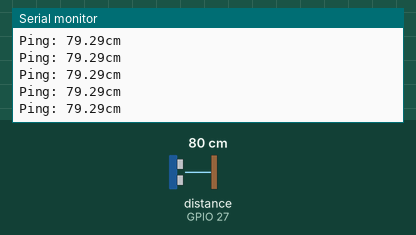
This program was run on a simulated ESP32. Parts: the last lines printed to the serial monitor. The inputs (shaded band) are chosen by the test bench; at power-on: distance to the obstacle (sensor on GPIO 27) 80 cm. The echo pulse lasts 58.3 µs per cm.

Above: at 1.2 s.
1.3 s: distance to the obstacle (sensor on GPIO 27) set to 2 cm
At 1.56 s:
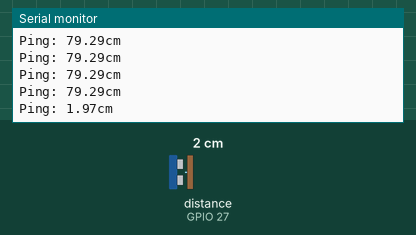
4.3 s: distance to the obstacle (sensor on GPIO 27) set to 4 cm
At 4.4 s:
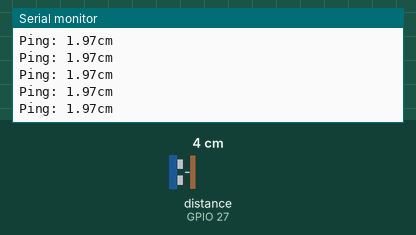
Timing chart, 0 to 7.3 s (numbered marks = the images above; inputs shaded):
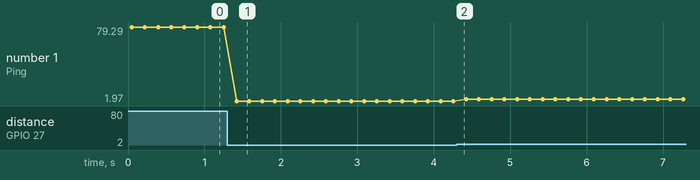

Measured:
- after the input at 1.3 s, the serial monitor: prints a new line after 0.12 s (image 1)
- plotted number 1: 79.29 → 1.97 after the input at 1.3 s, 1.97 → 3.96 after the input at 4.3 s

The program:

main.cpp
```cpp
/*
Simple project to show the newping library working with ESP32
*/

#include <Arduino.h>
#include <NewPing.h>

#define TRIGGER_PIN  12  // Arduino pin tied to trigger pin on the ultrasonic sensor.
#define ECHO_PIN     27 // Arduino pin tied to echo pin on the ultrasonic sensor.
#define MAX_DISTANCE 300 // Maximum distance we want to ping for (in centimeters). Maximum sensor distance is rated at 400-500cm.
#define SOUND_SPEED 0.034

NewPing sonar(TRIGGER_PIN, ECHO_PIN, MAX_DISTANCE); // NewPing setup of pins and maximum distance.

void setup() {
  Serial.begin(115200); // Open serial monitor at 115200 baud to see ping results.
}

void loop() {
  delay(50);                     // Wait 50ms between pings (about 20 pings/sec). 29ms should be the shortest delay between pings.
  Serial.print("Ping: ");
  Serial.print(sonar.ping_median(5) * SOUND_SPEED/2); // Send ping, get distance in cm and print result (0 = outside set distance range)
  Serial.println("cm");
}
```
